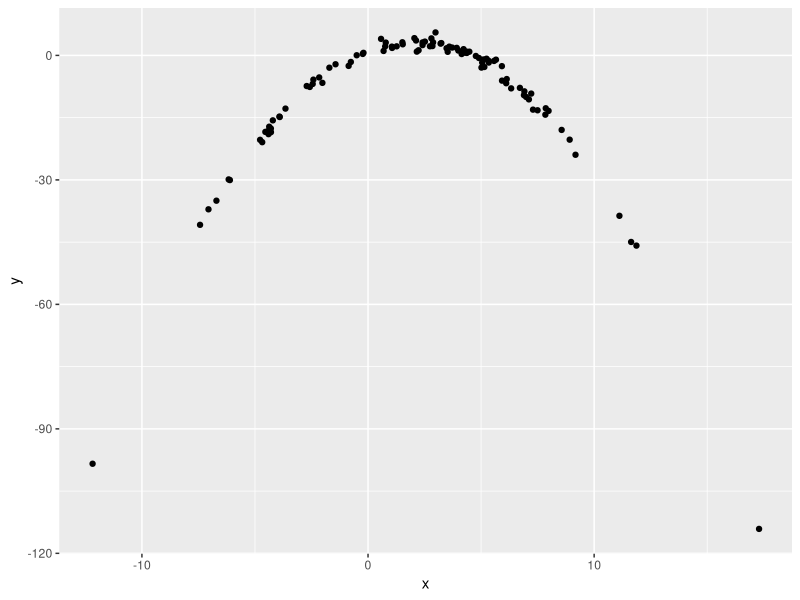

The R script that drew this image:
## ---- chunk 1
library(tidyverse)

df = tibble(
  x = rnorm(100, 2, 5),
  y = 1 + 2 * x - .5 * x ^ 2 + rnorm(100)
)

df |> 
  ggplot(aes(x = x, y = y)) + 
  geom_point()
